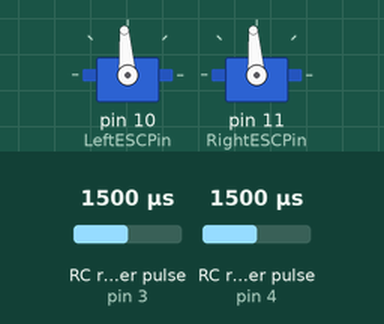
The sketch below on a simulated Arduino Uno, built with avr-gcc and run on an emulated ATmega328P. Parts: 2 × servo. Wiring (inferred from the names in the program): 2 × RC receiver channel: data pin 3 / data pin 4. The inputs (shaded band) are chosen by the test bench; at power-on: RC receiver pulse (sensors on pin 3, pin 4) 1500 µs.

Above: at 1.2 s.
1.3 s: RC receiver pulse (sensor on pin 3) set to 1020 µs
At 2.5 s:
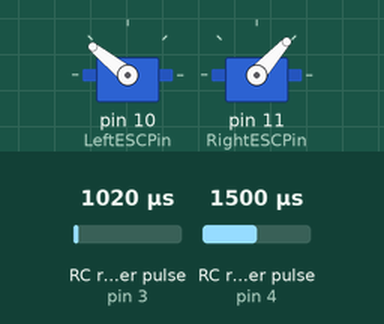
2.8 s: RC receiver pulse (sensor on pin 4) set to 1020 µs
At 3.2 s:
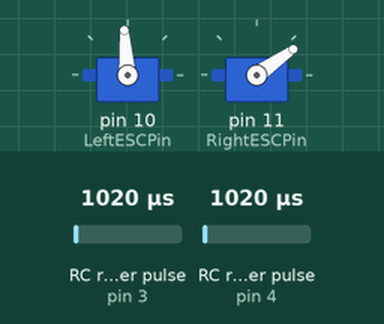
4.3 s: RC receiver pulse (sensor on pin 3) set to 1250 µs
At 4.8 s:
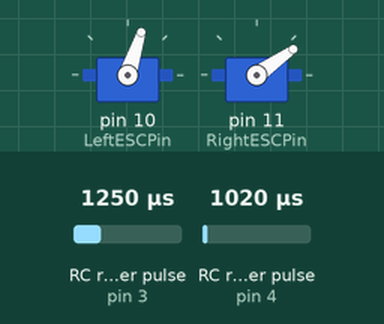
5.8 s: RC receiver pulse (sensor on pin 4) set to 1250 µs
At 6.7 s:
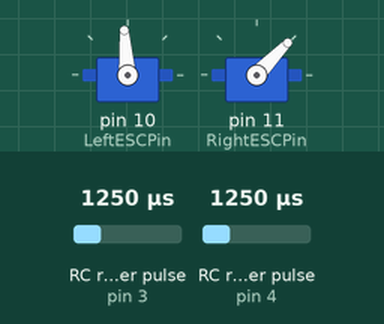
7.3 s: RC receiver pulse (sensor on pin 3) set to 1500 µs
At 8.3 s:
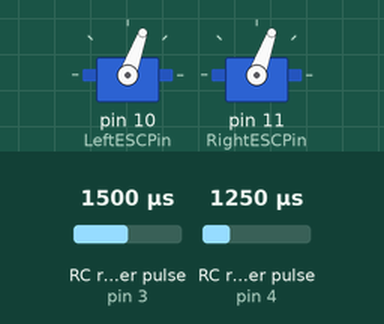
8.8 s: RC receiver pulse (sensor on pin 4) set to 1750 µs
At 10.2 s:
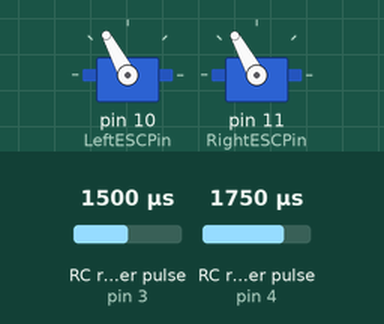
Timing chart, 0 to 11.3 s (numbered marks = the images above; inputs shaded):
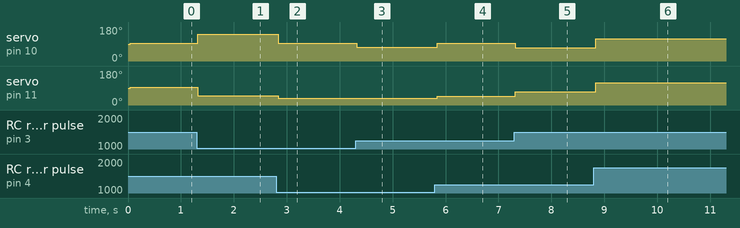

Measured:
- after the input at 1.3 s, servo on pin 10 (LeftESCPin): 94° → 141° at once; servo on pin 11 (RightESCPin): 94° → 48° at once
- after the input at 2.8 s, servo on pin 10 (LeftESCPin): 141° → 94° at once; servo on pin 11 (RightESCPin): 48° → 35° at once
- after the input at 4.3 s, servo on pin 10 (LeftESCPin): 94° → 72° at once
- after the input at 5.8 s, servo on pin 10 (LeftESCPin): 72° → 94° at once; servo on pin 11 (RightESCPin): 35° → 46° at once
- after the input at 7.3 s, servo on pin 10 (LeftESCPin): 94° → 70° at once; servo on pin 11 (RightESCPin): 46° → 70° at once
- after the input at 8.8 s, servo on pin 10 (LeftESCPin): 70° → 118° at once; servo on pin 11 (RightESCPin): 70° → 119° at once

The sketch:

espresso.ino
```cpp
// Espresso RC control code
#include <Servo.h>

const int throttleRCPin = 3; // RC input pin 'elevator', used for forward/reverse
//observed neutral ~1500-1530
// observed max: ~1870-1900
//observed min: ~1020-1050
const int steeringRCPin = 4; // RC input pin, 'aileron', used for steering
// observed neutral ~1460-1485
// observed max: ~1880-1910
// observed min: ~1040-1060
// const int LifterRCPin = 5; // RC input pin, 'throttle', used for lifter
const int LeftESCPin = 10; // ESC output pin to LHS motors
const int RightESCPin = 11; // ESC output pin to RHS motors
const int LifterESCPin = 9; // ESC output pin to lifter motors
const int LifterPotPin = 19; // Analog input pin to determin lifter position

// Constants for determining ESC parameters
const int ESC_OUTPUT_MAX = 2000;
const int ESC_OUTPUT_MIN = 900;
const int THROTTLE_GAIN = 2.5;

// RC Receiver params
const int PULSEIN_TIMEOUT = 25000;
const int RC_FAILSAFE_MIN = 800;

long LastTriggered;
long EndTime;
long LastAuto = 0;
const int STEERING_NEUTRAL = 1472;
const int THROTTLE_NEUTRAL = 1500;
int steeringSignal = STEERING_NEUTRAL;
int throttleSignal = THROTTLE_NEUTRAL;
// int LifterSignal = 1500;
// int LifterPosition = 0; // value read from the pot

Servo LeftESC;
Servo RightESC;
// Servo LifterESC;

void setup() {
  LeftESC.attach(LeftESCPin);
  RightESC.attach(RightESCPin);
  // LifterESC.attach(LifterESCPin);
  Serial.begin(115200);
  LastTriggered = millis();
  pinMode(throttleRCPin, INPUT);
  pinMode(steeringRCPin, INPUT);
  // pinMode(LifterRCPin, INPUT);
}

void loop() {
    RCMode();
}

void RCMode() {
  // Serial.print("RCMode v0.8");
  steeringSignal = pulseIn(steeringRCPin, HIGH, PULSEIN_TIMEOUT); // each channel
  throttleSignal = pulseIn(throttleRCPin, HIGH, PULSEIN_TIMEOUT); // Read the pulse width of

  // Failsafe - if signals are too low, set to neutral
  if (throttleSignal < RC_FAILSAFE_MIN || steeringSignal < RC_FAILSAFE_MIN){
    throttleSignal = THROTTLE_NEUTRAL;
    steeringSignal = STEERING_NEUTRAL;
    return;
    } else {
      /*
        apply gain: subtract neutral value, multiply by scaling factor & add neutral
        */
        throttleSignal = int(((throttleSignal - THROTTLE_NEUTRAL) * THROTTLE_GAIN) + THROTTLE_NEUTRAL);
        steeringSignal = int(((steeringSignal - STEERING_NEUTRAL) * THROTTLE_GAIN) + STEERING_NEUTRAL);
    }

  // LifterSignal = pulseIn(LifterRCPin, HIGH, PULSEIN_TIMEOUT);
  // if (LifterSignal < RC_FAILSAFE_MIN) LifterSignal = 1500;
  // Serial.print(", throttle input: ");
  // Serial.print(throttleSignal);
  // Serial.print(", steering input: ");
  // Serial.print(steeringSignal);
  // Serial.print(", Left output: ");
  // Serial.print(constrain((-throttleSignal + steeringSignal) / 2 + 1500, ESC_OUTPUT_MIN, ESC_OUTPUT_MAX));

  LeftESC.write(constrain((-throttleSignal + steeringSignal) / 2 + 1500, ESC_OUTPUT_MIN, ESC_OUTPUT_MAX));

  // Serial.print(", Right output: ");
  // Serial.print(constrain((throttleSignal + steeringSignal) / 2, ESC_OUTPUT_MIN, ESC_OUTPUT_MAX));

  RightESC.write(constrain((throttleSignal + steeringSignal) / 2, ESC_OUTPUT_MIN, ESC_OUTPUT_MAX));

  // LifterPosition = analogRead(LifterPotPin);
  // Serial.print(", lifter command: ");
  // Serial.print(LifterSignal);
  // if (LifterPosition > 900) {
  //   LifterSignal = max(1500, LifterSignal);
  // }
  // if (LifterPosition < 100) {
  //   LifterSignal = min(1500, LifterSignal);
  // }
  // LifterESC.write(constrain(LifterSignal, 1400, 1600));
  // Serial.print(", current position: ");
  // Serial.print(LifterPosition);
  // Serial.print(", output: ");
  // Serial.println(LifterSignal);
}
```
